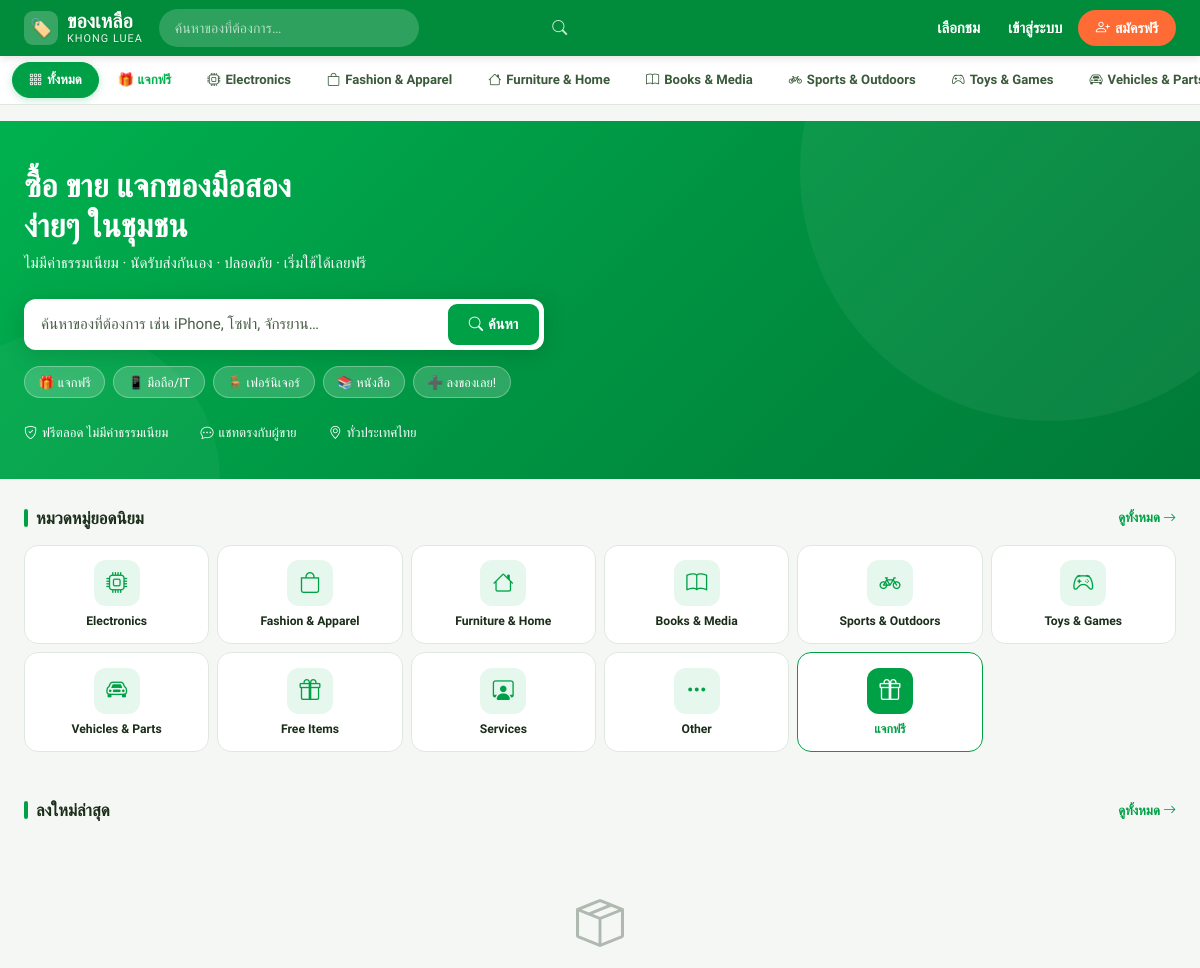
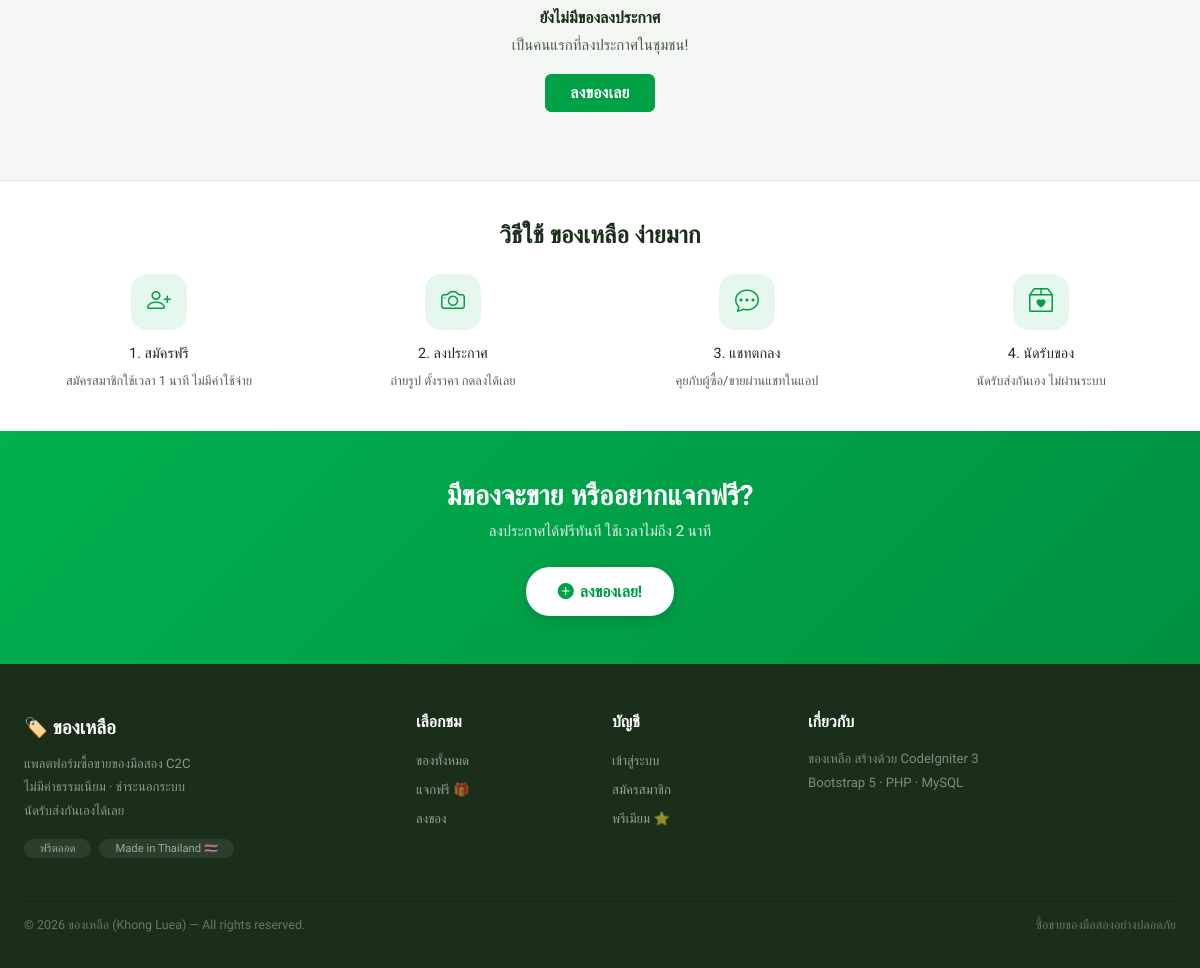
The page / on the database its author committed (2 pictures, top to bottom).
### tables this page shows
CREATE TABLE `categories` (
  `id`          INT(11)  UNSIGNED NOT NULL AUTO_INCREMENT,
  `parent_id`   INT(11)  UNSIGNED     NULL DEFAULT NULL,
  `name`        VARCHAR(100)      NOT NULL,
  `slug`        VARCHAR(120)      NOT NULL,
  `icon`        VARCHAR(100)          NULL DEFAULT NULL,
  `sort_order`  SMALLINT(5)  UNSIGNED NOT NULL DEFAULT 0,
  `is_active`   TINYINT(1)        NOT NULL DEFAULT 1,
  `created_at`  DATETIME          NOT NULL DEFAULT CURRENT_TIMESTAMP,
  PRIMARY KEY (`id`),
  UNIQUE KEY `uq_categories_slug` (`slug`),
  KEY `idx_categories_parent` (`parent_id`),
  CONSTRAINT `fk_categories_parent`
    FOREIGN KEY (`parent_id`) REFERENCES `categories` (`id`)
    ON DELETE SET NULL ON UPDATE CASCADE
);

### application/controllers/Welcome.php (called while the page is built, shortened)
<?php
class Welcome extends CI_Controller {
    public function index(): void
    {
        $this->load->model(['Item_model', 'Category_model']);
        $featured   = [];
        $recent     = [];
        $categories = [];
        try {
            $featured   = $this->Item_model->get_featured(8);
            $recent     = $this->Item_model->get_recent(12);
            $categories = $this->Category_model->get_all_active();
        } catch (Exception $e) {
            log_message('error', 'Welcome::index DB: ' . $e->getMessage());
        }
        $this->load->view('layouts/frontend_layout', [
            'title'        => 'ของเหลือ — ซื้อ ขาย แจกฟรี',
            'featured'     => $featured,
            'recent'       => $recent,
            'categories'   => $categories,
            'content_view' => 'frontend/home/index',
        ]);
    }
}

### index.php (called while the page is built, shortened)
<?php
require_once BASEPATH."core/CodeIgniter.php";

### application/helpers/auth_helper.php (called while the page is built, shortened)
<?php
if ( ! function_exists('is_logged_in')) {
    function is_logged_in(): bool {
        $CI =& get_instance();
        return (bool) $CI->session->userdata('user_id');
    }
}

### application/models/Category_model.php (called while the page is built, shortened)
<?php
class Category_model extends CI_Model {
    protected string $table = 'categories';
    public function get_all_active(): array
    {
        return $this->db->where('is_active', 1)->order_by('sort_order', 'ASC')->get($this->table)->result_array();
    }
}

### application/views/frontend/home/index.php (the view, shortened to what this page needs)
<section class="kl-hero">
  <div class="container-fluid px-3 px-lg-4 kl-hero-inner" style="max-width:1400px;margin:0 auto;">
    <div class="row align-items-center">
      <div class="col-lg-8">
        <h1>ซื้อ ขาย แจกของมือสอง<br class="d-none d-md-block">ง่ายๆ ในชุมชน</h1>
        <p class="tagline">ไม่มีค่าธรรมเนียม · นัดรับส่งกันเอง · ปลอดภัย · เริ่มใช้ได้เลยฟรี</p>
        <div class="hero-search">
          <form action="<?= site_url('items') ?>" method="get" class="d-contents" style="display:contents;">
            <input type="search" name="q" placeholder="ค้นหาของที่ต้องการ เช่น iPhone, โซฟา, จักรยาน…"
                   value="<?= htmlspecialchars($this->input->get('q',TRUE) ?? '') ?>">
            <button type="submit" class="btn-search">
              <i class="bi bi-search"></i> ค้นหา
            </button>
          </form>
        </div>
        <div class="hero-chips">
          <a href="<?= site_url('items?is_free=1') ?>">🎁 แจกฟรี</a>
          <a href="<?= site_url('items?category_id=1') ?>">📱 มือถือ/IT</a>
          <a href="<?= site_url('items?category_id=3') ?>">🪑 เฟอร์นิเจอร์</a>
          <a href="<?= site_url('items?category_id=4') ?>">📚 หนังสือ</a>
          <a href="<?= site_url('items/create') ?>">➕ ลงของเลย!</a>
        </div>
        <div class="hero-stats">
          <span><i class="bi bi-shield-check"></i> ฟรีตลอด ไม่มีค่าธรรมเนียม</span>
          <span><i class="bi bi-chat-dots"></i> แชทตรงกับผู้ขาย</span>
          <span><i class="bi bi-geo-alt"></i> ทั่วประเทศไทย</span>
        </div>
      </div>
    </div>
  </div>
</section>
<div class="kl-section">
  <div class="container-fluid px-3 px-lg-4" style="max-width:1400px;margin:0 auto;">
    <div class="kl-section-head">
      <h4><span class="sec-bar"></span>หมวดหมู่ยอดนิยม</h4>
      <a href="<?= site_url('items') ?>" class="see-all">ดูทั้งหมด <i class="bi bi-arrow-right"></i></a>
    </div>
    <div class="row row-cols-3 row-cols-sm-4 row-cols-md-6 row-cols-xl-11 g-2">
      <?php foreach ($categories as $cat): ?>
      <div class="col">
        <a href="<?= site_url('items?category_id='.$cat['id']) ?>" class="kl-cat-card">
          <div class="cat-icon"><i class="bi <?= htmlspecialchars($cat['icon']) ?>"></i></div>
          <div class="cat-name"><?= htmlspecialchars($cat['name']) ?></div>
        </a>
      </div>
      <?php endforeach; ?>
      <div class="col">
        <a href="<?= site_url('items?is_free=1') ?>" class="kl-cat-card" style="border-color:var(--g);">
          <div class="cat-icon" style="background:var(--g);color:#fff;"><i class="bi bi-gift"></i></div>
          <div class="cat-name" style="color:var(--g);">แจกฟรี</div>
        </a>
      </div>
    </div>
  </div>
</div>
<div class="kl-section">
  <div class="container-fluid px-3 px-lg-4" style="max-width:1400px;margin:0 auto;">
    <div class="kl-section-head">
      <h4><span class="sec-bar"></span>ลงใหม่ล่าสุด</h4>
      <a href="<?= site_url('items') ?>" class="see-all">ดูทั้งหมด <i class="bi bi-arrow-right"></i></a>
    </div>
    <?php if (empty($recent)): ?>
      <div class="kl-empty">
        <i class="bi bi-box-seam"></i>
        <h6>ยังไม่มีของลงประกาศ</h6>
        <p class="mb-3">เป็นคนแรกที่ลงประกาศในชุมชน!</p>
        <a href="<?= site_url('items/create') ?>" class="btn btn-primary px-4">ลงของเลย</a>
      </div>
    <?php endif; ?>
  </div>
</div>
<div style="background:#fff;padding:2.5rem 0;border-top:1.5px solid var(--border);">
  <div class="container-fluid px-3 px-lg-4" style="max-width:1400px;margin:0 auto;">
    <div class="text-center mb-4">
      <h4 class="fw-800">วิธีใช้ ของเหลือ ง่ายมาก</h4>
    </div>
    <div class="row g-4 text-center">
      <?php
      $steps = [
        ['bi-person-plus','1. สมัครฟรี','สมัครสมาชิกใช้เวลา 1 นาที ไม่มีค่าใช้จ่าย'],
        ['bi-camera','2. ลงประกาศ','ถ่ายรูป ตั้งราคา กดลงได้เลย'],
        ['bi-chat-dots','3. แชทตกลง','คุยกับผู้ซื้อ/ขายผ่านแชทในแอป'],
        ['bi-box2-heart','4. นัดรับของ','นัดรับส่งกันเอง ไม่ผ่านระบบ'],
      ];
      foreach ($steps as [$icon,$title,$desc]): ?>
      <div class="col-6 col-md-3">
        <div style="width:56px;height:56px;background:var(--g-l);border-radius:16px;display:flex;align-items:center;justify-content:center;margin:0 auto .75rem;font-size:1.5rem;color:var(--g);">
          <i class="bi <?= $icon ?>"></i>
        </div>
        <div class="fw-700 mb-1" style="font-size:.9rem;"><?= $title ?></div>
        <div class="text-muted" style="font-size:.8rem;"><?= $desc ?></div>
      </div>
      <?php endforeach; ?>
    </div>
  </div>
</div>
<div class="kl-cta">
  <h3>มีของจะขาย หรืออยากแจกฟรี?</h3>
  <p style="opacity:.88;margin-bottom:1.5rem;">ลงประกาศได้ฟรีทันที ใช้เวลาไม่ถึง 2 นาที</p>
  <a href="<?= site_url('items/create') ?>" class="btn-cta">
    <i class="bi bi-plus-circle-fill"></i> ลงของเลย!
  </a>
</div>

### application/views/partials/navbar.php (shortened to what this page needs)
<nav class="kl-navbar navbar navbar-expand-lg">
  <div class="container-fluid px-3 px-lg-4 d-flex align-items-center gap-2 gap-lg-3" style="max-width:1400px;margin:0 auto;">
    <a class="navbar-brand me-0" href="<?= site_url('/') ?>">
      <div class="brand-logo">🏷️</div>
      <div class="brand-th">ของเหลือ<span>KHONG LUEA</span></div>
    </a>
    <div class="kl-search d-none d-lg-flex flex-grow-1 position-relative" style="max-width:420px;">
      <form action="<?= site_url('items') ?>" method="get" style="width:100%;">
        <input class="form-control" type="search" name="q" placeholder="ค้นหาของที่ต้องการ…"
               value="<?= htmlspecialchars($this->input->get('q', TRUE) ?? '') ?>">
        <button type="submit" class="btn-search"><i class="bi bi-search"></i></button>
      </form>
    </div>
    <div class="collapse navbar-collapse" id="klNav">
      <ul class="navbar-nav ms-auto align-items-lg-center gap-1">
        <li class="nav-item d-none d-lg-block">
          <a class="nav-link" href="<?= site_url('items') ?>">เลือกชม</a>
        </li>
        <?php if (is_logged_in()): ?>
          <?php $user = current_user(); ?>
          <li class="nav-item">
            <a class="btn-post ms-1" href="<?= site_url('items/create') ?>">
              <i class="bi bi-plus-lg"></i>ลงของ
            </a>
          </li>
          <li class="nav-item position-relative">
            <a class="nav-link" href="<?= site_url('chat') ?>" title="ข้อความ">
              <i class="bi bi-chat-dots fs-5"></i>
            </a>
          </li>
          <li class="nav-item">
            <a class="nav-link" href="<?= site_url('favorites') ?>" title="ของที่ถูกใจ">
              <i class="bi bi-heart fs-5"></i>
            </a>
          </li>
          <li class="nav-item dropdown">
            <a class="nav-link dropdown-toggle d-flex align-items-center gap-2 pe-0" href="#" data-bs-toggle="dropdown">
              <?php if ($user['avatar']): ?>
                <img src="<?= base_url($user['avatar']) ?>" class="rounded-circle"
                     width="30" height="30" style="object-fit:cover;border:2px solid rgba(255,255,255,.5);" alt="">
              <?php else: ?>
                <div class="rounded-circle d-flex align-items-center justify-content-center fw-800"
                     style="width:30px;height:30px;background:rgba(255,255,255,.25);color:#fff;font-size:13px;">
                  <?= strtoupper(mb_substr($user['name'],0,1)) ?>
                </div>
              <?php endif; ?>
              <span class="d-none d-xl-inline" style="font-size:.88rem;"><?= htmlspecialchars(explode(' ',$user['name'])[0]) ?></span>
            </a>
            <ul class="dropdown-menu dropdown-menu-end">
              <li class="px-3 pt-2 pb-1">
                <div class="fw-700" style="font-size:.88rem;"><?= htmlspecialchars($user['name']) ?></div>
                <div class="text-muted" style="font-size:.73rem;"><?= htmlspecialchars($user['email']) ?></div>
              </li>
              <li><hr class="dropdown-divider my-1"></li>
              <li><a class="dropdown-item" href="<?= site_url('profile/'.urlencode($user['name'])) ?>"><i class="bi bi-person me-2 text-muted"></i>โปรไฟล์ของฉัน</a></li>
              <li><a class="dropdown-item" href="<?= site_url('profile/my-listings') ?>"><i class="bi bi-grid me-2 text-muted"></i>ของที่ลงไว้</a></li>
              <li><a class="dropdown-item" href="<?= site_url('credits') ?>">
                <i class="bi bi-coin me-2 text-warning"></i>เครดิต: <strong class="text-primary"><?= number_format($user['credits']) ?></strong></a></li>
              <li><a class="dropdown-item" href="<?= site_url('premium') ?>"><i class="bi bi-star me-2 text-warning"></i>แพ็กเกจพรีเมียม</a></li>
              <li><hr class="dropdown-divider my-1"></li>
              <?php if (is_admin()): ?>
                <li><a class="dropdown-item text-danger" href="<?= site_url('admin') ?>"><i class="bi bi-shield-lock me-2"></i>Admin Panel</a></li>
                <li><hr class="dropdown-divider my-1"></li>
              <?php endif; ?>
              <li><a class="dropdown-item" href="<?= site_url('logout') ?>"><i class="bi bi-box-arrow-right me-2 text-muted"></i>ออกจากระบบ</a></li>
            </ul>
          </li>
        <?php else: ?>
          <li class="nav-item"><a class="nav-link" href="<?= site_url('login') ?>">เข้าสู่ระบบ</a></li>
          <li class="nav-item"><a class="btn-post" href="<?= site_url('register') ?>"><i class="bi bi-person-plus"></i>สมัครฟรี</a></li>
        <?php endif; ?>
      </ul>
    </div>
  </div>
</nav>
<div class="kl-catbar">
  <div class="kl-catbar-inner">
    <a href="<?= site_url('items') ?>" class="<?= !$this->input->get('category_id') && !$this->input->get('is_free') ? 'active' : '' ?>">
      <i class="bi bi-grid-3x3-gap"></i> ทั้งหมด
    </a>
    <a href="<?= site_url('items?is_free=1') ?>" class="<?= $this->input->get('is_free')==='1' ? 'active' : '' ?>"
       style="<?= $this->input->get('is_free')==='1' ? '' : 'color:#00b14f;font-weight:600;' ?>">
      🎁 แจกฟรี
    </a>
    <?php
    try {
        $_cats = $this->Category_model->get_all_active();
    } catch (Throwable $e) {
        $_cats = [];
    }
    foreach ($_cats as $c): ?>
    <a href="<?= site_url('items?category_id='.$c['id']) ?>"
       class="<?= $this->input->get('category_id') == $c['id'] ? 'active' : '' ?>">
      <i class="bi <?= htmlspecialchars($c['icon']) ?>"></i> <?= htmlspecialchars($c['name']) ?>
    </a>
    <?php endforeach; ?>
  </div>
</div>

### rows shown on the page
categories: name "Electronics"
categories: name "Fashion & Apparel"
categories: name "Furniture & Home"
categories: name "Books & Media"
categories: name "Sports & Outdoors"
categories: name "Toys & Games"
categories: name "Vehicles &…", name "Vehicles & Parts"
categories: name "Free Items"
categories: name "Services"
categories: name "Other"

### other values the page prints
$title "1. สมัครฟรี"
$desc "สมัครสมาชิกใช้เวลา 1 นาที ไม่มีค่าใช้จ่าย"
$title "2. ลงประกาศ"
$desc "ถ่ายรูป ตั้งราคา กดลงได้เลย"
$title "3. แชทตกลง"
$desc "คุยกับผู้ซื้อ/ขายผ่านแชทในแอป"
$title "4. นัดรับของ"
$desc "นัดรับส่งกันเอง ไม่ผ่านระบบ"
